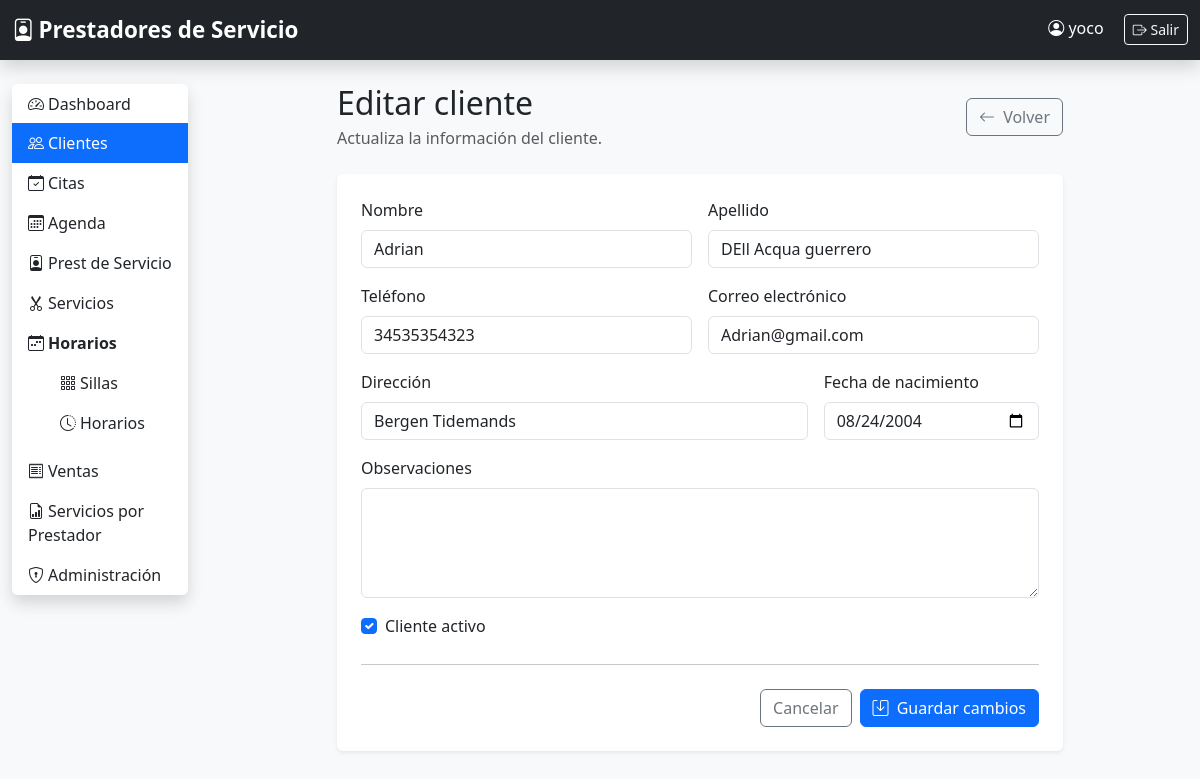
The app's page /clientes/5/editar/ (signed in) with its own data.
### seguridad/models.py (models this page shows, shortened)
class Usuario(AbstractUser):
    telefono = models.CharField(max_length=20, blank=True)

### clientes/models.py (models this page shows, shortened)
class Cliente(models.Model):
    nombre = models.CharField(max_length=100)
    apellido = models.CharField(max_length=100)
    telefono = models.CharField(max_length=20)
    email = models.EmailField(
        blank=True,
        null=True,
        verbose_name="Correo electrónico"
    )
    direccion = models.CharField(
        max_length=250,
        blank=True
    )
    fecha_nacimiento = models.DateField(
        blank=True,
        null=True
    )
    fecha_registro = models.DateTimeField(
        auto_now_add=True
    )
    observaciones = models.TextField(
        blank=True
    )
    activo = models.BooleanField(
        default=True
    )
    class Meta:
        ordering = ["nombre", "apellido"]
        verbose_name = "Cliente"
        verbose_name_plural = "Clientes"

### clientes/views.py (the view)
# urls.py: path("<int:pk>/editar/", views.editar_cliente, name="editar_cliente"),
@login_required
def editar_cliente(request, pk):
    cliente = get_object_or_404(Cliente, pk=pk)
    if request.method == "POST":
        formulario = ClienteForm(
            request.POST,
            instance=cliente,
        )
        if formulario.is_valid():
            formulario.save()
            return redirect("clientes:lista_clientes")
    else:
        formulario = ClienteForm(instance=cliente)
    return render(
        request,
        "clientes/formulario.html",
        {
            "formulario": formulario,
            "cliente": cliente,
            "titulo": "Editar cliente",
            "descripcion": "Actualiza la información del cliente.",
            "texto_boton": "Guardar cambios",
        },
    )

### clientes/templates/clientes/formulario.html (shortened to what this page needs)
{% extends "base.html" %}
{% block content %}
<div class="row justify-content-center">
<div class="col-lg-9">
    <div class="d-flex justify-content-between align-items-center mb-4">
        <div>
            <h2 class="mb-1">
                {{ titulo|default:"Nuevo cliente" }}
            </h2>
            <p class="text-muted mb-0">
                {{ descripcion|default:"Registra la información del cliente." }}
            </p>
        </div>
        <a
            href="{% url 'clientes:lista_clientes' %}"
            class="btn btn-outline-secondary"
        >
            <i class="bi bi-arrow-left me-1"></i>
            Volver
        </a>
    </div>
    <div class="card shadow-sm border-0">
        <div class="card-body p-4">
            <form method="post" novalidate>
                <div class="row g-3">
                    <div class="col-md-6">
                        <label
                            for="{{ formulario.nombre.id_for_label }}"
                            class="form-label"
                        >
                            Nombre
                        </label>
                        {{ formulario.nombre }}
                    </div>
                    <div class="col-md-6">
                        <label
                            for="{{ formulario.apellido.id_for_label }}"
                            class="form-label"
                        >
                            Apellido
                        </label>
                        {{ formulario.apellido }}
                    </div>
                    <div class="col-md-6">
                        <label
                            for="{{ formulario.telefono.id_for_label }}"
                            class="form-label"
                        >
                            Teléfono
                        </label>
                        {{ formulario.telefono }}
                    </div>
                    <div class="col-md-6">
                        <label
                            for="{{ formulario.email.id_for_label }}"
                            class="form-label"
                        >
                            Correo electrónico
                        </label>
                        {{ formulario.email }}
                    </div>
                    <div class="col-md-8">
                        <label
                            for="{{ formulario.direccion.id_for_label }}"
                            class="form-label"
                        >
                            Dirección
                        </label>
                        {{ formulario.direccion }}
                    </div>
                    <div class="col-md-4">
                        <label
                            for="{{ formulario.fecha_nacimiento.id_for_label }}"
                            class="form-label"
                        >
                            Fecha de nacimiento
                        </label>
                        {{ formulario.fecha_nacimiento }}
                    </div>
                    <div class="col-12">
                        <label
                            for="{{ formulario.observaciones.id_for_label }}"
                            class="form-label"
                        >
                            Observaciones
                        </label>
                        {{ formulario.observaciones }}
                    </div>
                    <div class="col-12">
                        <div class="form-check">
                            {{ formulario.activo }}
                            <label
                                for="{{ formulario.activo.id_for_label }}"
                                class="form-check-label"
                            >
                                Cliente activo
                            </label>
                        </div>
                    </div>
                </div>
                <hr class="my-4">
                <div class="d-flex justify-content-end gap-2">
                    <a
                        href="{% url 'clientes:lista_clientes' %}"
                        class="btn btn-outline-secondary"
                    >
                        Cancelar
                    </a>
                    <button
                        type="submit"
                        class="btn btn-primary"
                    >
                        <i class="bi bi-save me-1"></i>
                        {{ texto_boton|default:"Guardar cliente" }}
                    </button>
                </div>
            </form>
        </div>
    </div>
</div>
</div>
{% endblock %}

### templates/base.html (shortened to what this page needs)
{% load static %}
<!DOCTYPE html>
<html lang="es">
<head>
    <link href="https://cdn.jsdelivr.net/npm/bootstrap@5.3.7/dist/css/bootstrap.min.css" rel="stylesheet">
    <link href="https://cdn.jsdelivr.net/npm/bootstrap-icons@1.13.1/font/bootstrap-icons.min.css" rel="stylesheet">
    <link rel="stylesheet" href="{% static 'css/style.css' %}">
</head>
<body class="bg-light">
<nav class="navbar navbar-expand-lg navbar-dark bg-dark shadow">
    <div class="container-fluid">
        <a class="navbar-brand fw-bold" href="{% url 'dashboard' %}">
            <i class="bi bi-person-badge me-1"></i>Prestadores de Servicio
        </a>
        <div class="ms-auto">
            {% if user.is_authenticated %}
                <span class="text-white me-3">
                    <i class="bi bi-person-circle"></i>
                    {% if user.first_name or user.last_name %}
                        {{ user.first_name }} {{ user.last_name }}
                    {% else %}
                        {{ user.username }}
                    {% endif %}
                </span>
                <a href="{% url 'cerrar_sesion' %}" class="btn btn-outline-light btn-sm">
                    <i class="bi bi-box-arrow-right"></i> Salir
                </a>
            {% endif %}
        </div>
    </div>
</nav>
<div class="container-fluid mt-4">
    <div class="row">
        {% if user.is_authenticated %}
            <div class="col-md-2 mb-4">
                <div class="list-group shadow">
                    <a href="{% url 'dashboard' %}" class="list-group-item list-group-item-action {% if request.resolver_match.url_name == 'dashboard' %}active{% endif %}">
                        <i class="bi bi-speedometer2 me-1"></i>Dashboard
                    </a>
                    <a href="{% url 'clientes:lista_clientes' %}" class="list-group-item list-group-item-action {% if request.resolver_match.namespace == 'clientes' %}active{% endif %}">
                        <i class="bi bi-people me-1"></i>Clientes
                    </a>
                    <a href="{% url 'citas:listar_citas' %}" class="list-group-item list-group-item-action {% if request.resolver_match.namespace == 'citas' and request.resolver_match.url_name == 'listar_citas' %}active{% endif %}">
                        <i class="bi bi-calendar-check me-1"></i>Citas
                    </a>
                    <a href="{% url 'citas:agenda_citas' %}" class="list-group-item list-group-item-action {% if request.resolver_match.namespace == 'citas' and request.resolver_match.url_name == 'agenda_citas' %}active{% endif %}">
                        <i class="bi bi-calendar3 me-1"></i>Agenda
                    </a>
                    <a href="{% url 'barberos:lista_barberos' %}" class="list-group-item list-group-item-action {% if request.resolver_match.namespace == 'barberos' %}active{% endif %}">
                        <i class="bi bi-person-badge me-1"></i>Prest de Servicio
                    </a>
                    <a href="{% url 'servicios:lista' %}" class="list-group-item list-group-item-action {% if request.resolver_match.namespace == 'servicios' %}active{% endif %}">
                        <i class="bi bi-scissors me-1"></i>Servicios
                    </a>
                    <div class="list-group-item">
                        <div class="fw-bold mb-2"><i class="bi bi-calendar-week me-1"></i>Horarios</div>
                        <div class="list-group ms-3">
                            <a href="{% url 'horarios:listar_sillas' %}" class="list-group-item list-group-item-action ">
                                <i class="bi bi-grid-3x3-gap me-1"></i>Sillas
                            </a>
                            <a href="{% url 'horarios:listar_horarios' %}" class="list-group-item list-group-item-action ">
                                <i class="bi bi-clock-history me-1"></i>Horarios
                            </a>
                        </div>
                    </div>
                    <a href="{% url 'ventas:lista' %}" class="list-group-item list-group-item-action {% if request.resolver_match.namespace == 'ventas' and request.resolver_match.url_name != 'reporte_servicios' %}active{% endif %}">
                        <i class="bi bi-receipt me-1"></i>Ventas
                    </a>
                    <a href="{% url 'ventas:reporte_servicios' %}" class="list-group-item list-group-item-action ">
                        <i class="bi bi-file-earmark-bar-graph me-1"></i>Servicios por Prestador
                    </a>
                    <a href="{% url 'admin:index' %}" class="list-group-item list-group-item-action {% if request.resolver_match.namespace == 'admin' %}active{% endif %}">
                        <i class="bi bi-shield-lock me-1"></i>Administración
                    </a>
                </div>
            </div>
            <main class="col-md-10">
        {% else %}
            <main class="col-12">
        {% endif %}
            {% block content %}{% endblock %}
            </main>
    </div>
</div>
</body>
</html>

### templates/static/css/style.css (style rules this page uses)
body { font-family: "Segoe UI", sans-serif; }
.list-group-item { border: none; }
.list-group-item.active { background:#0d6efd; }
.navbar-brand { font-size:1.4rem; }

### records on screen
Usuario: username "yoco"
Cliente: nombre "Adrian", apellido "DEll Acqua guerrero", telefono "34535354323", email "Adrian@gmail.com", direccion "Bergen Tidemands", fecha_nacimiento "08/24/2004", activo "☑"

### other values on screen
{{ titulo|default:"Nuevo cliente" }} "Editar cliente"
{{ descripcion|default:"Registra la información del cliente." }} "Actualiza la información del cliente."
{{ texto_boton|default:"Guardar cliente" }} "Guardar cambios"
